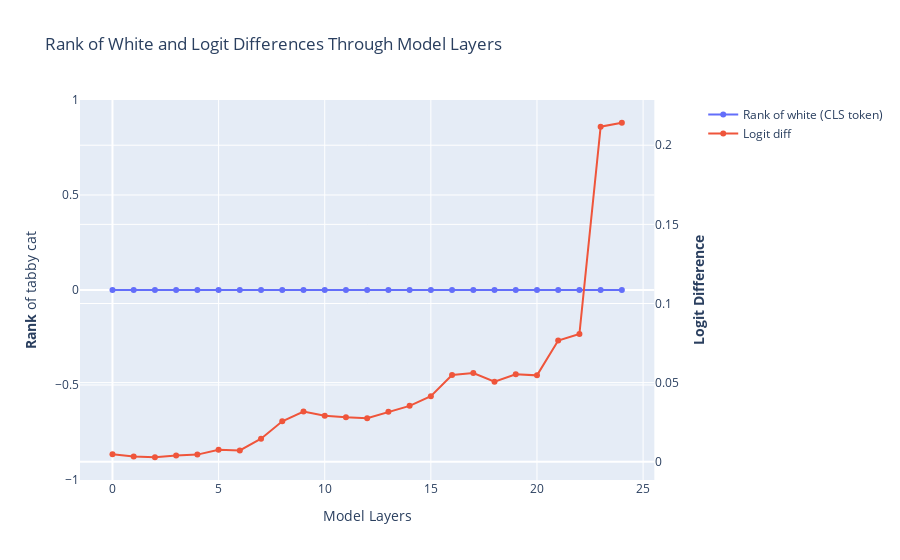

The code cell stored with this chart in its notebook:
### Markdown cell above
Above, we've done a logit lens on every individual patch. We've plotted each layer's ranking for the WHITE and BLACK classes.

The patch info appears to have a decent amount of spatial localization. The patches for which both cat/collie rank poorly (patches 15, 21, 7, 35) correspond to the edges of the image. Patch 25 ranks poorly for tabby, but well for dog, which spatially corresponds to the dog.

It's interesting that the rank for the cat and collie somewhat trade off against each other in the middle of the net (Layers 4-7).

As a sanity check, let's graph the rank of the CLS token alongside its logit value.

### Code cell
# Graph CLS rank and logit together

import plotly.graph_objects as go
from plotly.subplots import make_subplots

cls_token = white_rank_formatted[0]

# Create a figure with secondary y-axis
fig = make_subplots(specs=[[{"secondary_y": True}]])

# Add rank plot
fig.add_trace(
    go.Scatter(x=list(range(len(cls_token))), y=cls_token, name="Rank of white (CLS token)", mode='lines+markers'),
    secondary_y=False,
)

# Get cat residual direction independently
white_logit_predictions = residual_stack_to_logit(accumulated_residual, cache, white_answer_residual_direction)
white_logit_predictions = white_logit_predictions.T + bias  # Add bias
white_logit_predictions = white_logit_predictions.detach().numpy()


# Add logit difference plot
fig.add_trace(
    go.Scatter(x=list(range(len(white_logit_predictions))), y=white_logit_predictions, name="Logit diff", mode='lines+markers'),
    secondary_y=True,
)


# Add figure title
fig.update_layout(
    title_text="Rank of White and Logit Differences Through Model Layers"
)

# Set x-axis title
fig.update_xaxes(title_text="Model Layers")
fig.update_yaxes(title_text="<b>Rank</b> of tabby cat", secondary_y=False)
fig.update_yaxes(title_text="<b>Logit Difference</b>", secondary_y=True)

fig.show()

### Figure 1 — Plotly figure (JSON) as saved in the notebook; plotly's stock layout.template omitted (floating-point values rounded to 4 significant figures)
{"data": [{"mode": "lines+markers", "name": "Rank of white (CLS token)", "type": "scatter", "x": [0, 1, 2, 3, 4, 5, 6, 7, 8, 9, 10, 11, 12, 13, 14, 15, 16, 17, 18, 19, 20, 21, 22, 23, 24], "xaxis": "x", "y": [0, 0, 0, 0, 0, 0, 0, 0, 0, 0, 0, 0, 0, 0, 0, 0, 0, 0, 0, 0, 0, 0, 0, 0, 0], "yaxis": "y"}, {"mode": "lines+markers", "name": "Logit diff", "type": "scatter", "x": [0, 1, 2, 3, 4, 5, 6, 7, 8, 9, 10, 11, 12, 13, 14, 15, 16, 17, 18, 19, 20, 21, 22, 23, 24], "xaxis": "x", "y": [0.004714, 0.003403, 0.002856, 0.003994, 0.004529, 0.007642, 0.007158, 0.01455, 0.02561, 0.03172, 0.02915, 0.02808, 0.02757, 0.03167, 0.03532, 0.04139, 0.05482, 0.05601, 0.05053, 0.05526, 0.05459, 0.0766, 0.08075, 0.2117, 0.2142], "yaxis": "y2"}], "layout": {"title": {"text": "Rank of White and Logit Differences Through Model Layers"}, "xaxis": {"anchor": "y", "domain": [0, 0.94], "title": {"text": "Model Layers"}}, "yaxis": {"anchor": "x", "domain": [0, 1], "title": {"text": "<b>Rank</b> of tabby cat"}}, "yaxis2": {"anchor": "x", "overlaying": "y", "side": "right", "title": {"text": "<b>Logit Difference</b>"}}}}
